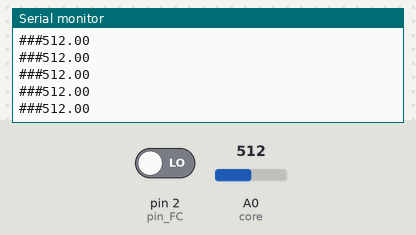
The sketch below on a simulated Arduino Uno, built with avr-gcc and run on an emulated ATmega328P. Shown: the last lines printed to the serial monitor. Inputs (shaded band) come from the test bench; at power-on: A0 (core) = 512, pin 2 (pin_FC) LOW.

Above: at 2.7 s.
2.8 s: A0 (core) set to 981
At 3.4 s:
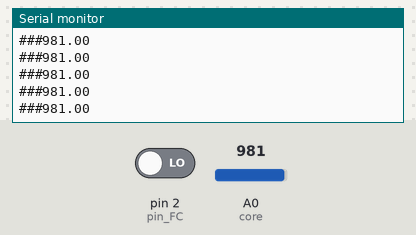
4.3 s: A0 (core) set to 1018
At 4.9 s:
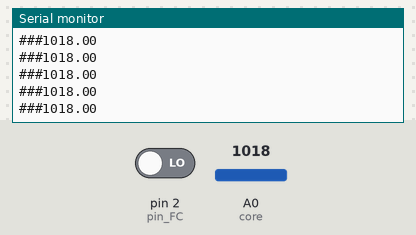
Timing chart, 0 to 7.3 s (numbered marks = the images above; inputs shaded):
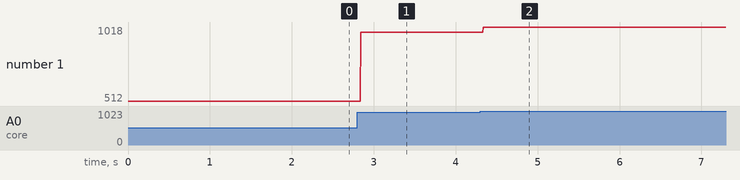

Measured:
- after the input at 2.8 s, the serial monitor: prints a new line at once (image 1)
- after the input at 4.3 s, the serial monitor: prints a new line at once (image 2)
- plotted number 1: 512 → 981 after the input at 2.8 s, 981 → 1018 after the input at 4.3 s

The sketch:

ECG_FC.ino
```cpp
#define core A0
#define pinECG 1
#define pin_FC 2


void setup() {
  Serial.begin (19200);
  pinMode(pin_FC, INPUT);
  }

void loop() {
  bool continua=true;
  bool Sensor_FC;
  float RR;
  float Fator_t=1.0;
  bool PrimeiroValor=true;
  float T1=0;
  float T2;
  int cont=0;
  float  cora = analogRead(core);
  Serial.print("###");
  Serial.print(cora);
  Serial.println("\n");
   do {
    cora = analogRead(core);
    Serial.print("###");
    Serial.print(cora);
    Serial.println("\n");

     Sensor_FC=digitalRead(pin_FC);
     //Serial.print("Sensor_FC= ");
     //Serial.println(Sensor_FC);
    if ((Sensor_FC)&&(PrimeiroValor)){
      T2=millis();
      PrimeiroValor=false;
      RR=Fator_t*(T2-T1)/1000;
      Serial.print("RRR");
      Serial.print(RR);
      Serial.println("\n");
      if(T1!=0.0){
        Serial.print("FFF");
        Serial.print(1/RR*60);
        Serial.println("\n");
      }
    }
    Sensor_FC=digitalRead(pin_FC);
    //Serial.print("Sensor_FC= ");
    //Serial.println(Sensor_FC);
    if(!Sensor_FC){
      PrimeiroValor=true;
      T1=T2;
    }
  }while (continua);

}
```
